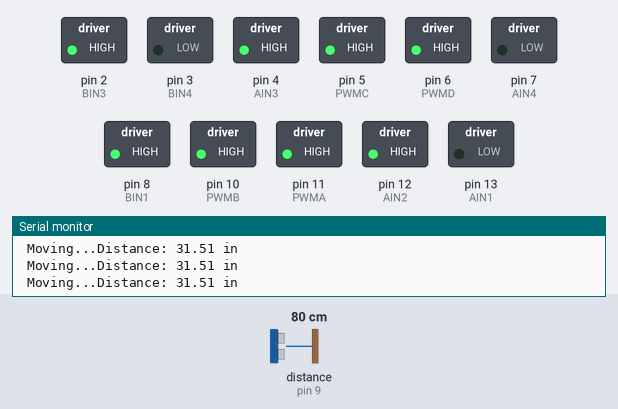
Simulated run of this sketch. Board: Arduino Uno, built with avr-gcc and run on an emulated ATmega328P. Parts: switched loads named in the sketch (green lamp = pin HIGH), the last lines printed to the serial monitor. Dashed ring = blinking. The inputs (shaded band) are chosen by the test bench; at power-on: distance to the obstacle (sensor on pin 9) 80 cm. The echo pulse lasts 58.3 µs per cm; pins used as bus, display or sensor lines are not drawn.

Above: at 1.2 s.
1.3 s: distance to the obstacle (sensor on pin 9) set to 27 cm
4.3 s: distance to the obstacle (sensor on pin 9) set to 23 cm
At 4.7 s:
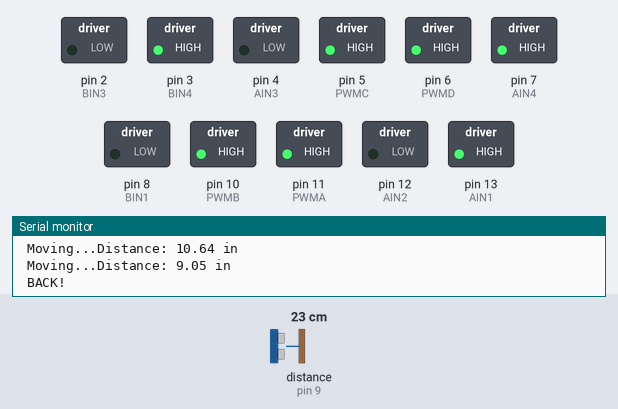
Timing chart, 0 to 13.3 s (numbered marks = the images above; inputs shaded):
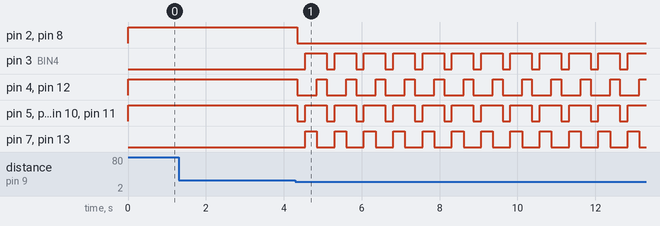

Measured:
- the behaviour switches between 26 and 25 cm on distance to the obstacle (sensor on pin 9) (found by bisection; images 0 and 1)
- after the input at 4.3 s, pin 2 (BIN3): HIGH → LOW after 0.05 s; pin 3 (BIN4): alternates HIGH for 0.55 s and LOW for 0.20 s, starting after 0.25 s

The sketch:

Autonomous_Driving_Old_Backup.ino
```cpp
#include <Wire.h>

// Main right motor (back)
const int AIN1 = 13;           //control pin 1 on the motor driver for the right motor
const int AIN2 = 12;            //control pin 2 on the motor driver for the right motor
const int PWMA = 11;            //speed control pin on the motor driver for the right motor

// Secondary right motor (front)
const int AIN4 = 7;
const int AIN3 = 4;
const int PWMC = 5;

// Main left motor (back)
const int PWMB = 10;           //speed control pin on the motor driver for the left motor
const int BIN2 = 9;           //control pin 2 on the motor driver for the left motor
const int BIN1 = 8;           //control pin 1 on the motor driver for the left motor

// Secondary left motor (front)
const int PWMD = 6;
const int BIN4 = 3;
const int BIN3 = 2;

//distance variables
const int trigPin = 8;
const int echoPin = 9;

float distance = 0;            //variable to store the distance measured by the distance sensor

//robot behaviour variables
int backupTime = 300;           //amount of time that the robot will back up when it senses an object
int turnTime = 200;             //amount that the robot will turn once it has backed up

/********************************************************************************/
void setup()
{

  pinMode(trigPin, OUTPUT);       //this pin will send ultrasonic pulses out from the distance sensor
  pinMode(echoPin, INPUT);        //this pin will sense when the pulses reflect back to the distance sensor


  // Main right motor (back)
  pinMode(AIN1, OUTPUT);
  pinMode(AIN2, OUTPUT);
  pinMode(PWMA, OUTPUT);

  // Secondary right motor (front)
  pinMode(AIN4, OUTPUT);
  pinMode(AIN3, OUTPUT);
  pinMode(PWMC, OUTPUT);

  // Main left motor (back)
  pinMode(BIN1, OUTPUT);
  pinMode(BIN2, OUTPUT);
  pinMode(PWMB, OUTPUT);


  // Secondary left motor (front)
  pinMode(BIN3, OUTPUT);
  pinMode(BIN4, OUTPUT);
  pinMode(PWMD, OUTPUT);

  Serial.begin(9600);                       //begin serial communication with the computer
  Serial.print("To infinity and beyond!");  //test the serial connection

}

/********************************************************************************/
void loop()
{
  //DETECT THE DISTANCE READ BY THE DISTANCE SENSOR
  distance = getDistance();

  Serial.print("Distance: ");
  Serial.print(distance);
  Serial.println(" in");              // print the units


  if (distance < 10) {              //if an object is detected
    //back up and turn
    Serial.print(" ");
    Serial.print("BACK!");

    //stop for a moment
    rightmotorBack(0);
    rightmotorFront(0);
    leftmotorBack(0);
    leftmotorFront(0);
    delay(200);

    //back up
    rightmotorBack(255);
    rightmotorFront(255);
    leftmotorBack(-255);
    leftmotorFront(-255);
    delay(backupTime);

    //turn away from obstacle
    rightmotorBack(-255);
    rightmotorFront(-255);
    leftmotorBack(-255);
    leftmotorFront(-255);
    delay(turnTime);

  }

  else {                        //if no obstacle is detected drive forward
    Serial.print(" ");
    Serial.print("Moving...");

    rightmotorBack(-255);
    rightmotorFront(-255);
    leftmotorBack(255);
    leftmotorFront(255);
  }

delay(50);                      //wait 50 milliseconds between readings
}

/********************************************************************************/

// Main (Back) Right Motor
void rightmotorBack(int motorSpeed){                       //function for driving the right motor
  if (motorSpeed > 0)                                 //if the motor should drive forward (positive speed)
  {
    digitalWrite(AIN1, HIGH);                         //set pin 1 to high
    digitalWrite(AIN2, LOW);                          //set pin 2 to low
  }
  else if (motorSpeed < 0)                            //if the motor should drive backward (negative speed)
  {
    digitalWrite(AIN1, LOW);                          //set pin 1 to low
    digitalWrite(AIN2, HIGH);                         //set pin 2 to high
  }
  else                                                //if the motor should stop
  {
    digitalWrite(AIN1, LOW);                          //set pin 1 to low
    digitalWrite(AIN2, LOW);                          //set pin 2 to low
  }
  analogWrite(PWMA, abs(motorSpeed));                 //now that the motor direction is set, drive it at the entered speed
}


// Secondary (Front) Right Motor
void rightmotorFront(int motorSpeed){                       //function for driving the right motor
  if (motorSpeed > 0)                                 //if the motor should drive forward (positive speed)
  {
    digitalWrite(AIN4, HIGH);                         //set pin 1 to high
    digitalWrite(AIN3, LOW);                          //set pin 2 to low
  }
  else if (motorSpeed < 0)                            //if the motor should drive backward (negative speed)
  {
    digitalWrite(AIN4, LOW);                          //set pin 1 to low
    digitalWrite(AIN3, HIGH);                         //set pin 2 to high
  }
  else                                                //if the motor should stop
  {
    digitalWrite(AIN4, LOW);                          //set pin 1 to low
    digitalWrite(AIN3, LOW);                          //set pin 2 to low
  }
  analogWrite(PWMC, abs(motorSpeed));                 //now that the motor direction is set, drive it at the entered speed
}


/********************************************************************************/
// Main (Back) Left Motor
void leftmotorBack(int motorSpeed){                        //function for driving the left motor

  if (motorSpeed > 0)                                 //if the motor should drive forward (positive speed)
  {
    digitalWrite(BIN1, HIGH);                         //set pin 1 to high
    digitalWrite(BIN2, LOW);                          //set pin 2 to low
  }
  else if (motorSpeed < 0)                            //if the motor should drive backward (negative speed)
  {
    digitalWrite(BIN1, LOW);                          //set pin 1 to low
    digitalWrite(BIN2, HIGH);                         //set pin 2 to high
  }
  else                                                //if the motor should stop
  {
    digitalWrite(BIN1, LOW);                          //set pin 1 to low
    digitalWrite(BIN2, LOW);                          //set pin 2 to low
  }
  analogWrite(PWMB, abs(motorSpeed));                 //now that the motor direction is set, drive it at the entered speed
}


// Secondary (Front) Left Motor
void leftmotorFront(int motorSpeed){                        //function for driving the left motor

  if (motorSpeed > 0)                                 //if the motor should drive forward (positive speed)
  {
    digitalWrite(BIN3, HIGH);                         //set pin 1 to high
    digitalWrite(BIN4, LOW);                          //set pin 2 to low
  }
  else if (motorSpeed < 0)                            //if the motor should drive backward (negative speed)
  {
    digitalWrite(BIN3, LOW);                          //set pin 1 to low
    digitalWrite(BIN4, HIGH);                         //set pin 2 to high
  }
  else                                                //if the motor should stop
  {
    digitalWrite(BIN3, LOW);                          //set pin 1 to low
    digitalWrite(BIN4, LOW);                          //set pin 2 to low
  }
  analogWrite(PWMD, abs(motorSpeed));                 //now that the motor direction is set, drive it at the entered speed
}
/********************************************************************************/

//RETURNS THE DISTANCE MEASURED BY THE HC-SR04 DISTANCE SENSOR
float getDistance()
{
  float echoTime;                   //variable to store the time it takes for a ping to bounce off an object
  float calculatedDistance;         //variable to store the distance calculated from the echo time

  //send out an ultrasonic pulse that's 10ms long
  digitalWrite(trigPin, HIGH);
  delayMicroseconds(10);
  digitalWrite(trigPin, LOW);

  echoTime = pulseIn(echoPin, HIGH);      //use the pulsein command to see how long it takes for the
                                          //pulse to bounce back to the sensor

  calculatedDistance = echoTime / 148.0;  //calculate the distance of the object that reflected the pulse (half the bounce time multiplied by the speed of sound)

  return calculatedDistance;              //send back the distance that was calculated
}
```
